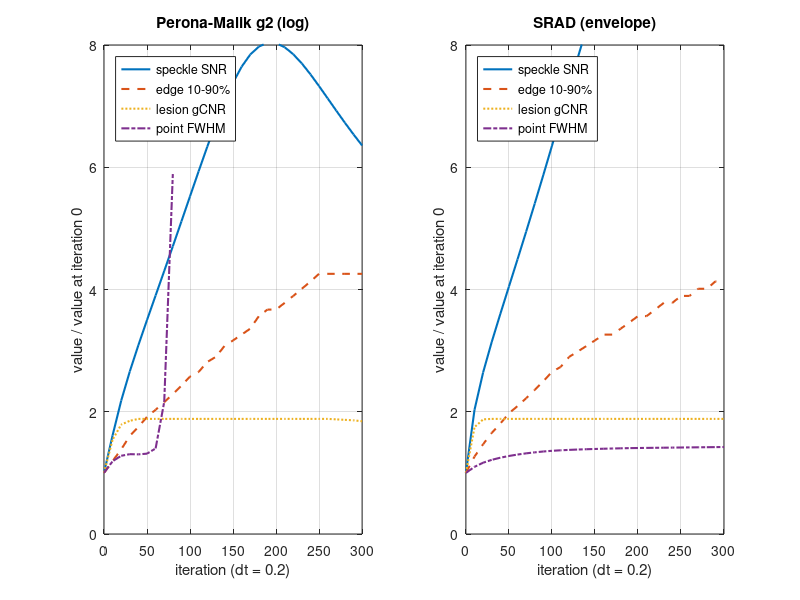

Reproduce this figure in MATLAB.
%% m35_diffusion.m  --  Perona-Malik and SRAD: flux, stability and when to stop
% Purpose : (1) Flux phi(s) = s g(s) of the two Perona-Malik conductances: maximum at
%           s = kappa (rational g2) and kappa/sqrt(2) (exponential g1), eq. (35.8).
%           (2) Explicit scheme (35.9): with dt <= 1/4 no new extrema appear; dt = 0.3
%           breaks it. (3) On a 128 x 128 speckle phantom (cyst, -6 dB lesion, +10 dB
%           block, point), run Perona-Malik on the log image and SRAD (35.10) on the
%           envelope for 300 iterations and print speckle SNR, edge 10-90% width,
%           lesion gCNR and point -6 dB width at selected iterations.
% Change  : kappa, dt, iteration list, q0 handling.
% Expect  : speckle SNR and gCNR climb fast and saturate; edge width and point width
%           keep growing: the stopping time is a design parameter, not a convergence.
% Base MATLAB only; runs in MATLAB R2019b+ and GNU Octave 8.
rng(352);

%% 1. flux maxima
s = linspace(0, 5, 500001); kap = 1;
[~, i1] = max(s.*exp(-(s/kap).^2)); [~, i2] = max(s./(1 + (s/kap).^2));
fprintf('flux maximum: g1 at s = %.4f kappa (1/sqrt2 = %.4f), g2 at s = %.4f kappa\n', s(i1), 1/sqrt(2), s(i2));

%% 2. stability of the explicit scheme on a noisy step (max over the image must not grow)
u0 = [zeros(1, 32) 10*ones(1, 32)] + randn(1, 64);
for dt = [0.25 0.3]
    u = repmat(u0, 64, 1) + randn(64, 64); mx0 = max(u(:)); mn0 = min(u(:));
    for it = 1:200
        Up = u([1 1:63], :) - u; Dn = u([2:64 64], :) - u; Lf = u(:, [1 1:63]) - u; Rt = u(:, [2:64 64]) - u;
        u = u + dt*(Up + Dn + Lf + Rt);                                  % g = 1: the heat equation, worst case
    end
    fprintf('dt = %.2f: range before [%.2f, %.2f], after 200 iterations [%.3g, %.3g]\n', dt, mn0, mx0, min(u(:)), max(u(:)));
end

%% 3. phantom (128 x 128, 0.1 mm, 5 MHz, 60 percent bandwidth, F#2)
N = 128; d = 0.1e-3; c0 = 1540; f0 = 5e6; lam = c0/f0; B = 0.6*f0; sf = B/(2*sqrt(2*log(2))); Fn = 2;
x = ((0:N-1) - N/2 + 0.5)*d; z = ((0:N-1) + 0.5)*d; [X, Z] = meshgrid(x, z);
fk = ([0:N/2-1, -N/2:-1])/(N*d); [KX, KZ] = meshgrid(fk, fk);
H = exp(-(c0*KZ/2).^2/(2*sf^2)) .* max(0, 1 - abs(KX)*lam*Fn);
R = ones(N); R(hypot(X + 3e-3, Z - 3.5e-3) < 1.8e-3) = 0; R(hypot(X - 3e-3, Z - 3.5e-3) < 1.8e-3) = 10^(-0.6); R(X >= 0.5e-3 & Z >= 7.5e-3) = 10;
sc = sqrt(R + 1e-4).*(randn(N) + 1i*randn(N))/sqrt(2); [~, pq] = min(abs(x + 3.5e-3)); [~, pr] = min(abs(z - 9.8e-3));
sc(pr, pq) = sc(pr, pq) + sqrt(1e3*N*N*sum(H(:).^2))/sum(H(:));
A0 = abs(ifft2(fft2(sc).*H))*sqrt(N*N/sum(H(:).^2)); D0 = 20*log10(A0 + 1e-9);
inL = hypot(X - 3e-3, Z - 3.5e-3) < 1.44e-3; outL = hypot(X - 3e-3, Z - 3.5e-3) > 2.34e-3 & hypot(X - 3e-3, Z - 3.5e-3) < 3.42e-3;
bg = X >= -6e-3 & X <= -0.5e-3 & Z >= 6e-3 & Z <= 8.6e-3 & hypot(X + 3.5e-3, Z - 9.8e-3) > 1e-3;
edgesf = @(p) unique(p(round((0:64)*(numel(p) - 1)/64) + 1)); hm = @(h) [h(1:end-2); h(end-1) + h(end)];
gc3 = @(a, b, e) 1 - sum(min(hm(histc(a, e))/numel(a), hm(histc(b, e))/numel(b))); gcnrf = @(a, b) gc3(a(:), b(:), edgesf(sort([a(:); b(:)])));
ec = abs(x - 0.5e-3) <= 2e-3; er = z >= 8.2e-3 & z <= 12.5e-3; xe = (x(ec) - 0.5e-3)'; sg = 0.02e-3*1.03.^(0:130); x0g = (-8:8)*0.03e-3;

%% 4. run both diffusions, metrics every 10 iterations
its = 0:10:300; M = zeros(numel(its), 4, 2); g2 = @(t) 1./(1 + (t/4).^2); dt = 0.2;
for meth = 1:2
    if meth == 1, u = D0; else, u = A0; end
    k = 1;
    for it = 0:300
        if any(it == its)
            if meth == 1, Dk = u; Ak = 10.^(u/20); else, Ak = u; Dk = 20*log10(u + 1e-9); end
            prof = mean(Dk(er, ec), 1)'; best = Inf;
            for is = 1:numel(sg), for ix = 1:numel(x0g)
                Mm = [ones(size(xe)) 0.5*(1 + erf((xe - x0g(ix))/(sg(is)*sqrt(2))))]; e = sum((prof - Mm*(Mm\prof)).^2);
                if e < best, best = e; w = 2.5631*sg(is); end
            end, end
            blk = Ak(pr-3:pr+3, pq-3:pq+3); [~, im] = max(blk(:)); [br, bq] = ind2sub([7 7], im); br = br + pr - 4; bq = bq + pq - 4;
            v = Ak(br, max(1, bq-35):min(N, bq+35)); i0 = bq - max(1, bq-35) + 1; th = v(i0)/2; r = i0; while r < numel(v) && v(r) > th, r = r + 1; end; l = i0; while l > 1 && v(l) > th, l = l - 1; end
            if v(r) > th || v(l) > th, fw = NaN; else, fw = ((r - 1 + (v(r-1) - th)/(v(r-1) - v(r))) - (l + (th - v(l))/(v(l+1) - v(l))))*d; end
            M(k, :, meth) = [mean(Ak(bg))/std(Ak(bg), 1), w*1e3, gcnrf(Ak(inL), Ak(outL)), fw*1e3]; k = k + 1;
        end
        if it == 300, break; end
        if meth == 1
            Up = u([1 1:N-1], :) - u; Dn = u([2:N N], :) - u; Lf = u(:, [1 1:N-1]) - u; Rt = u(:, [2:N N]) - u;
            u = u + dt*(g2(Up).*Up + g2(Dn).*Dn + g2(Lf).*Lf + g2(Rt).*Rt);
        else
            q0s = var(u(bg), 1)/mean(u(bg))^2;
            dN = u([1 1:N-1], :) - u; dS = u([2:N N], :) - u; dW = u(:, [1 1:N-1]) - u; dE = u(:, [2:N N]) - u;
            G2 = (dN.^2 + dS.^2 + dW.^2 + dE.^2)./u.^2; Lp = (dN + dS + dW + dE)./u; q2 = (0.5*G2 - Lp.^2/16)./(1 + 0.25*Lp).^2;
            cq = min(1, max(0, 1./(1 + (q2 - q0s)/(q0s*(1 + q0s))))); u = u + dt*(cq.*dN + cq([2:N N], :).*dS + cq.*dW + cq(:, [2:N N]).*dE);
        end
    end
end
lab = {'Perona-Malik g2, kappa 4 dB/px (log)', 'SRAD, q0 from flat ROI (envelope)'};
for meth = 1:2
    fprintf('\n%s\n  iter  speckle SNR  edge 10-90 (mm)  lesion gCNR  point FWHM (mm)\n', lab{meth});
    for it = [0 20 60 150 300], k = find(its == it); fprintf('  %4d   %8.2f     %8.2f        %7.3f      %8.2f\n', it, M(k, :, meth)); end
end

%% 5. figure: metrics relative to iteration 0
figure(1); clf; tl = {'speckle SNR', 'edge 10-90%', 'lesion gCNR', 'point FWHM'}; sty = {'-', '--', ':', '-.'}; ttl = {'Perona-Malik g2 (log)', 'SRAD (envelope)'};
for meth = 1:2
    subplot(1, 2, meth); hold on;
    for j = 1:4, plot(its, M(:, j, meth)/M(1, j, meth), sty{j}, 'LineWidth', 1.5); end
    hold off; grid on; box on;
    xlabel('iteration (dt = 0.2)'); ylabel('value / value at iteration 0'); title(ttl{meth}); legend(tl, 'Location', 'northwest'); ylim([0 8]);
end
